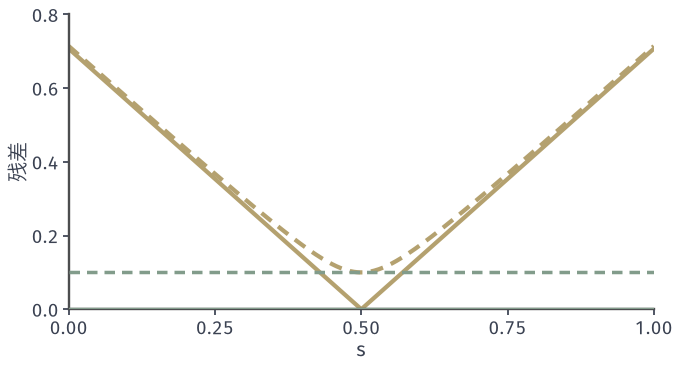

The Python source for this figure:
from pathlib import Path
import sys
sys.path.insert(0, str(Path(__file__).resolve().parents[1]/"moo-common"))
from moo_fig import *
HERE = Path(__file__).resolve().parent
# Isotropic pair along x(s)=(1-s,s)+delta*(1,1)/sqrt2: stationarity residual versus weighted (1/2,1/2) gradient residual.
s = np.linspace(0, 1, 401)
def res(s, dl):
    x = np.c_[1-s, s]+dl*np.array([1, 1])/np.sqrt(2); R = []; W = []
    for p in x:
        g1, g2 = p-A0, p-B0; _, g = minnorm2(g1, g2); R.append(np.linalg.norm(g)); W.append(np.linalg.norm(.5*(g1+g2)))
    return np.array(R), np.array(W)
fig, ax = figure(width_mm=96, height_mm=52)
setup(ax, (0, 1), (0, .8), [0, .25, .5, .75, 1], [0, .2, .4, .6, .8], '$s$', '残差')
for dl, ls in ((0, '-'), (.1, (0, (3, 2)))):
    R, W = res(s, dl); ax.plot(s, R, color=GREEN, lw=1.4, ls=ls, zorder=3); ax.plot(s, W, color=YELLOW, lw=1.7, ls=ls, zorder=2)
save(fig, HERE, 'figure', {'delta': [0, .1]})
